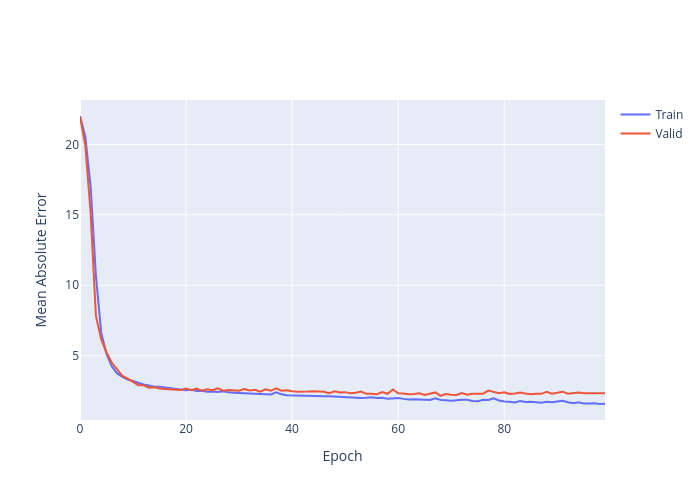

Notebook cell for this chart:
### Code cell
import plotly.graph_objects as go

fig = go.Figure()

fig.add_trace(
    go.Scatter(
        y=history.history['mae'],
        name='Train'
    )
)

fig.add_trace(
    go.Scatter(
        y=history.history['val_mae'],
        name='Valid'
    )
)

fig.update_layout(
    height=500,
    width=700,
    xaxis_title='Epoch',
    yaxis_title='Mean Absolute Error'
)

fig.show()
